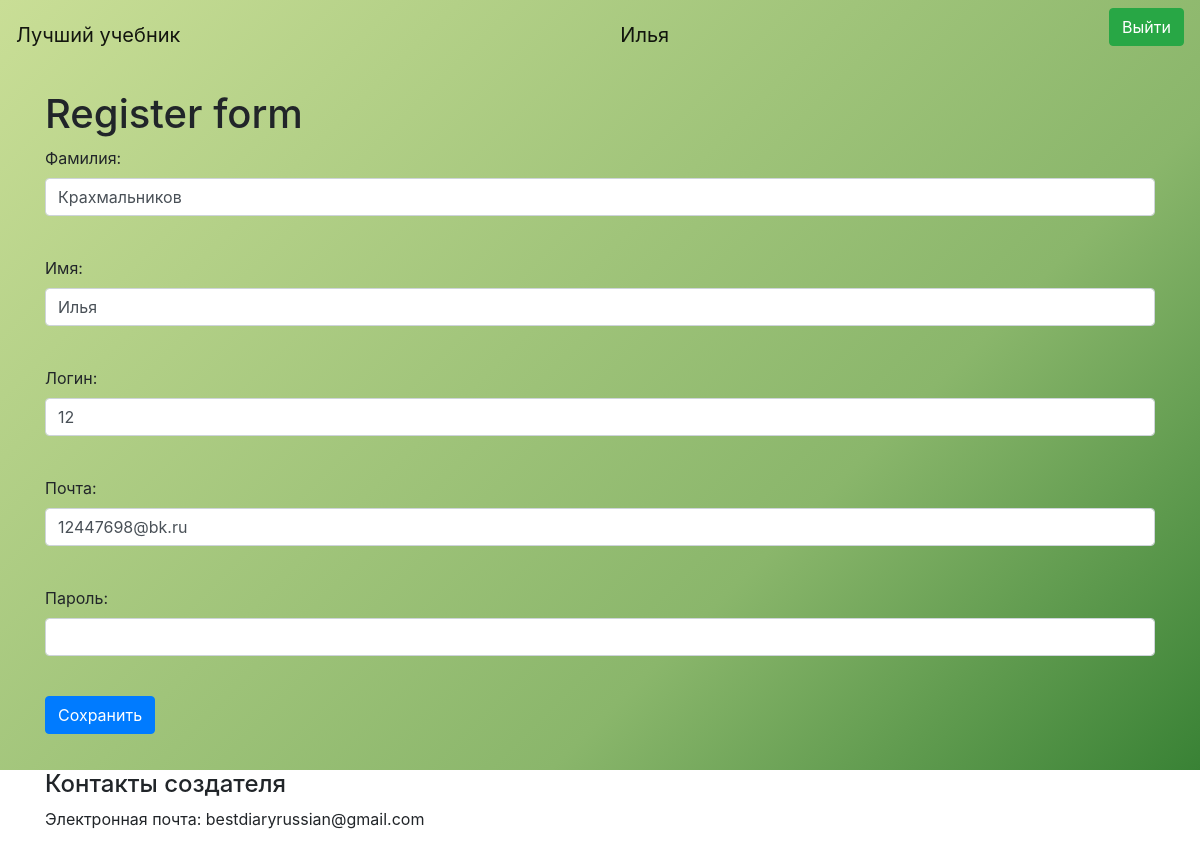
Page /newTeacher/2 (signed in) on the committed database.
### data/teachers.py (models this page shows, shortened)
class Teacher(SqlAlchemyBase, UserMixin):
    __tablename__ = 'teachers'
    id = sqlalchemy.Column(sqlalchemy.Integer,
                           primary_key=True, autoincrement=True)
    surname = sqlalchemy.Column(sqlalchemy.String, nullable=True)
    name = sqlalchemy.Column(sqlalchemy.String, nullable=True)
    login = sqlalchemy.Column(sqlalchemy.String, nullable=True)
    email = sqlalchemy.Column(sqlalchemy.String, nullable=True)
    hashed_password = sqlalchemy.Column(sqlalchemy.String, nullable=True)
    adminId = sqlalchemy.Column(sqlalchemy.Integer, nullable=True)

### main.py (the view, shortened to what this page needs)
@app.route('/newTeacher/<int:id>', methods=['GET', 'POST'])
def edit_teacher(id):
    coc = request.cookies.get("coc", 0)
    if coc:
        us = coc.split(';')[1]
        nameUs = coc.split(';')[2]
        form = RegisterFormTeacher()
        if request.method == "GET":
            db_sess = db_session.create_session()
            teacher = db_sess.query(Teacher).filter(Teacher.id == id).first()
            if teacher:
                form.surname.data = teacher.surname
                form.name.data = teacher.name
                form.login.data = teacher.login
                form.email.data = teacher.email
            else:
                abort(404)
        return render_template('registerTeacher.html',
                               title='Редактирование учителя',
                               form=form, us=us, nameUs=nameUs)
    else:
        return redirect('/')

### forms/teacher.py
class RegisterFormTeacher(FlaskForm):
    surname = StringField('Фамилия:', validators=[DataRequired()])
    name = StringField('Имя:', validators=[DataRequired()])
    login = StringField('Логин:', validators=[DataRequired()])
    email = EmailField('Почта:', validators=[DataRequired()])
    password = PasswordField('Пароль:', validators=[DataRequired()])
    submit = SubmitField('Сохранить')

### data/db_session.py (called while the page is built)
def create_session() -> Session:
    global __factory
    return __factory()

### main.py (called while the page is built)
@login_manager.user_loader
def load_user(user_id):
    db_sess = db_session.create_session()
    return db_sess.query(User).get(user_id)

### templates/registerTeacher.html (shortened to what this page needs)
{% extends "base.html" %}
{% block content %}
<h1>Register form</h1>
<form action="" method="post">
    <p>
        {{ form.surname.label }}<br>
        {{ form.surname(class="form-control") }}<br>
    </p>
    <p>
        {{ form.name.label }}<br>
        {{ form.name(class="form-control") }}<br>
    </p>
    <p>
        {{ form.login.label }}<br>
        {{ form.login(class="form-control") }}<br>
    </p>
    <p>
        {{ form.email.label }}<br>
        {{ form.email(class="form-control", type="email") }}<br>
    </p>
    <p>
        {{ form.password.label }}<br>
        {{ form.password(class="form-control", type="password") }}<br>
    </p>
    <p>{{ form.submit(type="submit", class="btn btn-primary") }}</p>
</form>
{% endblock %}

### templates/base.html (shortened to what this page needs)
<!doctype html>
<html lang="en">
<head>
    <link rel="stylesheet"
          href="https://stackpath.bootstrapcdn.com/bootstrap/4.4.1/css/bootstrap.min.css"
>
</head>
<body>
{% if bg == "img" %}
<div class="custom-div_image_1">
{% else %}
<div class="custom-div">
{% endif %}
    <header>
        <nav class="navbar navbar-light">
            <a class="navbar-brand" href="#">Лучший учебник</a>
            {% if us != "None" %}
                <a class="navbar-brand" href="/logout">{{ nameUs }}</a>
                <p>
                    <a class="btn btn-success" href="/logout">Выйти</a>
                </p>
            {% else %}
                <p>
                    <a class="btn btn-success" href="/login">Войти</a>
                </p>
            {% endif %}
        </nav>
    </header>
    <main role="main" class="container">
        {% block content %}{% endblock %}
    </main>
</div>
<footer>
    <div class="custom-center">
        <div class="container">
            <div class="row">
                <div class="col-md-6">
                    <h4>Контакты создателя</h4>
                    <p>Электронная почта: bestdiaryrussian@gmail.com</p>
                </div>
            </div>
        </div>
    </div>
</footer>
</body>
</html>

### templates/base.html (style rules this page uses)
main { min-height: 700px; max-width: 800px; margin: 0 auto; padding: 20px; }
.custom-div { background: linear-gradient(135deg, #c9de96 0%,#8ab66b 67%,#398235 100%); }
.custom-center { align-items: center }

### rows in the picture
Teacher: name "Илья", surname "Крахмальников", login "12", email "12447698@bk.ru"
